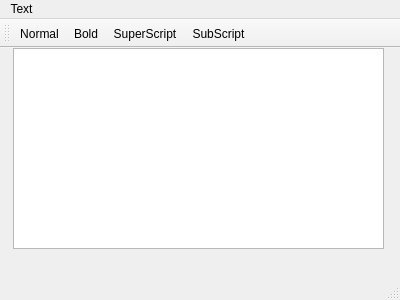
<?xml version="1.0" encoding="UTF-8"?>
<ui version="4.0">
 <class>MyTextEditor</class>
 <widget class="QMainWindow" name="MyTextEditor">
  <property name="geometry">
   <rect>
    <x>0</x>
    <y>0</y>
    <width>400</width>
    <height>300</height>
   </rect>
  </property>
  <property name="windowTitle">
   <string>MyTextEditor</string>
  </property>
  <widget class="QWidget" name="centralWidget">
   <widget class="QTextEdit" name="textEdit">
    <property name="geometry">
     <rect>
      <x>13</x>
      <y>0</y>
      <width>371</width>
      <height>201</height>
     </rect>
    </property>
   </widget>
  </widget>
  <widget class="QMenuBar" name="menuBar">
   <property name="geometry">
    <rect>
     <x>0</x>
     <y>0</y>
     <width>400</width>
     <height>25</height>
    </rect>
   </property>
   <widget class="QMenu" name="menuText">
    <property name="title">
     <string>Text</string>
    </property>
    <addaction name="actionBold"/>
    <addaction name="actionSuperScript"/>
    <addaction name="actionSubScript"/>
    <addaction name="actionNormal"/>
   </widget>
   <addaction name="menuText"/>
  </widget>
  <widget class="QToolBar" name="mainToolBar">
   <attribute name="toolBarArea">
    <enum>TopToolBarArea</enum>
   </attribute>
   <attribute name="toolBarBreak">
    <bool>false</bool>
   </attribute>
   <addaction name="actionNormal"/>
   <addaction name="actionBold"/>
   <addaction name="actionSuperScript"/>
   <addaction name="actionSubScript"/>
  </widget>
  <widget class="QStatusBar" name="statusBar"/>
  <action name="actionBold">
   <property name="checkable">
    <bool>true</bool>
   </property>
   <property name="icon">
    <iconset resource="appresources.qrc">
     <normaloff>:/Images/icons/bold.png</normaloff>:/Images/icons/bold.png</iconset>
   </property>
   <property name="text">
    <string>Bold</string>
   </property>
   <property name="shortcut">
    <string>Ctrl+B</string>
   </property>
  </action>
  <action name="actionSuperScript">
   <property name="checkable">
    <bool>true</bool>
   </property>
   <property name="icon">
    <iconset resource="appresources.qrc">
     <normaloff>:/Images/icons/superscript.png</normaloff>:/Images/icons/superscript.png</iconset>
   </property>
   <property name="text">
    <string>SuperScript</string>
   </property>
  </action>
  <action name="actionSubScript">
   <property name="checkable">
    <bool>true</bool>
   </property>
   <property name="icon">
    <iconset resource="appresources.qrc">
     <normaloff>:/Images/icons/subscript.png</normaloff>:/Images/icons/subscript.png</iconset>
   </property>
   <property name="text">
    <string>SubScript</string>
   </property>
  </action>
  <action name="actionNormal">
   <property name="checkable">
    <bool>true</bool>
   </property>
   <property name="icon">
    <iconset resource="appresources.qrc">
     <normaloff>:/Images/icons/normal.jpg</normaloff>:/Images/icons/normal.jpg</iconset>
   </property>
   <property name="text">
    <string>Normal</string>
   </property>
  </action>
 </widget>
 <layoutdefault spacing="6" margin="11"/>
 <resources>
  <include location="appresources.qrc"/>
 </resources>
 <connections/>
</ui>
